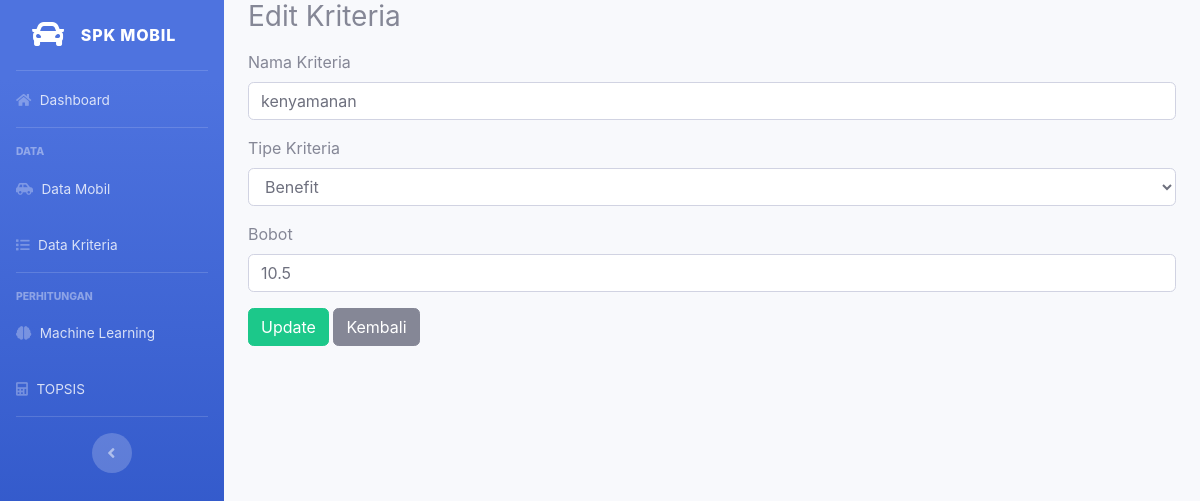
The app's page /kriteria/edit/1 with its own data.
### tables this page shows
CREATE TABLE `kriteria` (
  `id_kriteria` int NOT NULL,
  `nama_kriteria` varchar(50) DEFAULT NULL,
  `tipe` enum('benefit','cost') DEFAULT NULL,
  `bobot` float DEFAULT NULL
);

### application/controllers/Kriteria.php (called while the page is built, shortened)
<?php
class Kriteria extends CI_Controller {
    public function __construct() {
        $this->load->model('Kriteria_model');
    }
    public function edit($id) {
        $data['kriteria'] = $this->Kriteria_model->getById($id);
        $this->load->view('template/header');
        $this->load->view('template/sidebar');
        $this->load->view('kriteria/edit', $data);
        $this->load->view('template/footer');
    }
}

### index.php (called while the page is built, shortened)
<?php
require_once BASEPATH.'core/CodeIgniter.php';

### application/models/Kriteria_model.php (called while the page is built, shortened)
<?php
class Kriteria_model extends CI_Model {
    public function getById($id) {
        return $this->db->get_where('kriteria', ['id_kriteria' => $id])->row();
    }
}

### application/views/kriteria/edit.php (the view, shortened to what this page needs)
<div class="container-fluid">
    <h1 class="h3 mb-3">Edit Kriteria</h1>
    <form method="post">
        <div class="mb-3">
            <label>Nama Kriteria</label>
            <input type="text" name="nama_kriteria"
                   value="<?= $kriteria->nama_kriteria ?>"
                   class="form-control" required>
        </div>
        <div class="mb-3">
            <label>Tipe Kriteria</label>
            <select name="tipe" class="form-control" required>
                <option value="benefit" <?= $kriteria->tipe=='benefit'?'selected':'' ?>>Benefit</option>
            </select>
        </div>
        <div class="mb-3">
            <label>Bobot</label>
            <input type="number" step="0.01" name="bobot"
                   value="<?= $kriteria->bobot ?>"
                   class="form-control" required>
        </div>
        <button class="btn btn-success">Update</button>
        <a href="<?= base_url('kriteria') ?>" class="btn btn-secondary">Kembali</a>
    </form>
</div>

### records on screen
kriteria: nama_kriteria "kenyamanan", tipe "Benefit", bobot "10.5"
